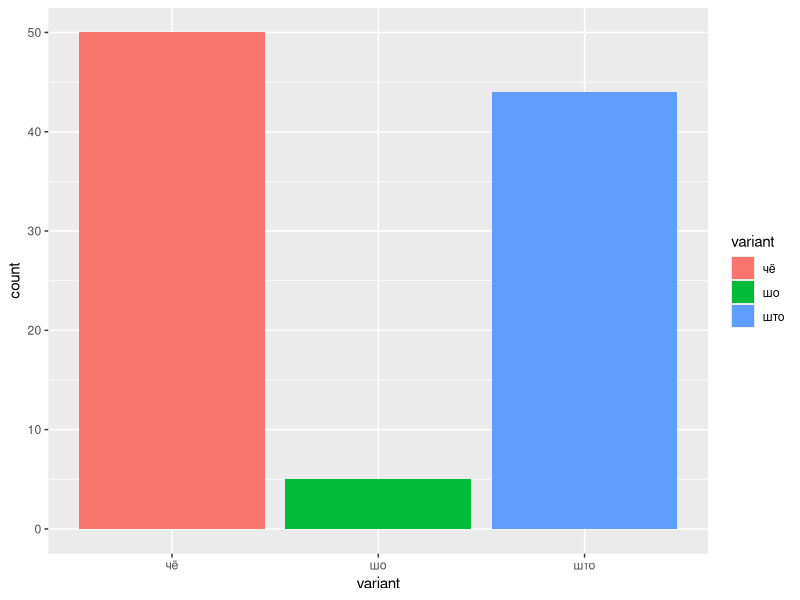
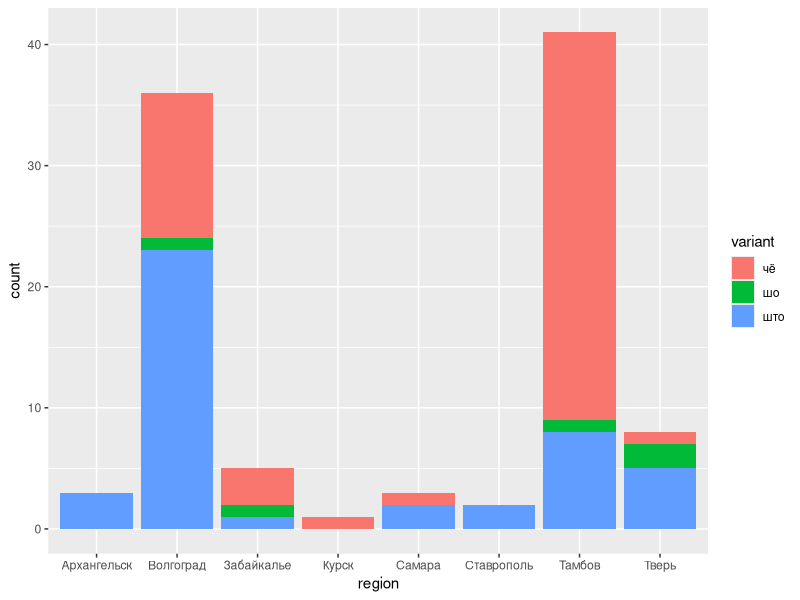
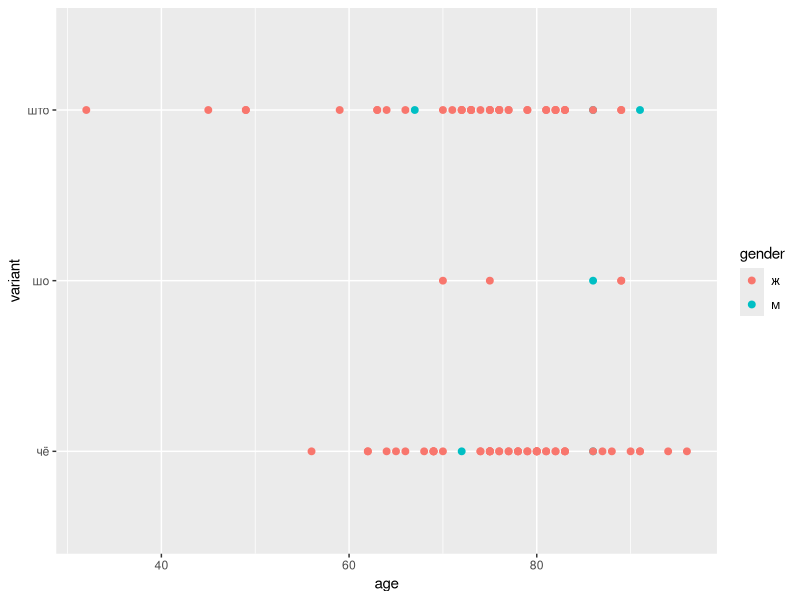
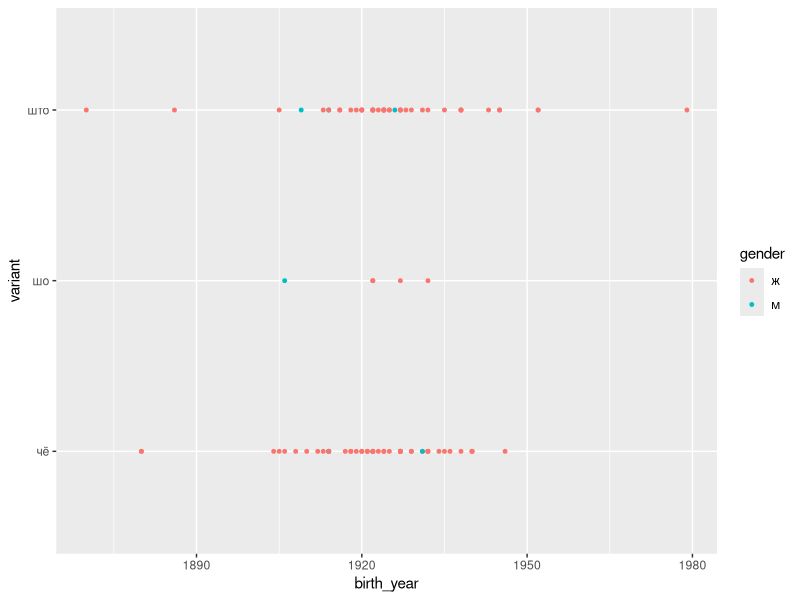
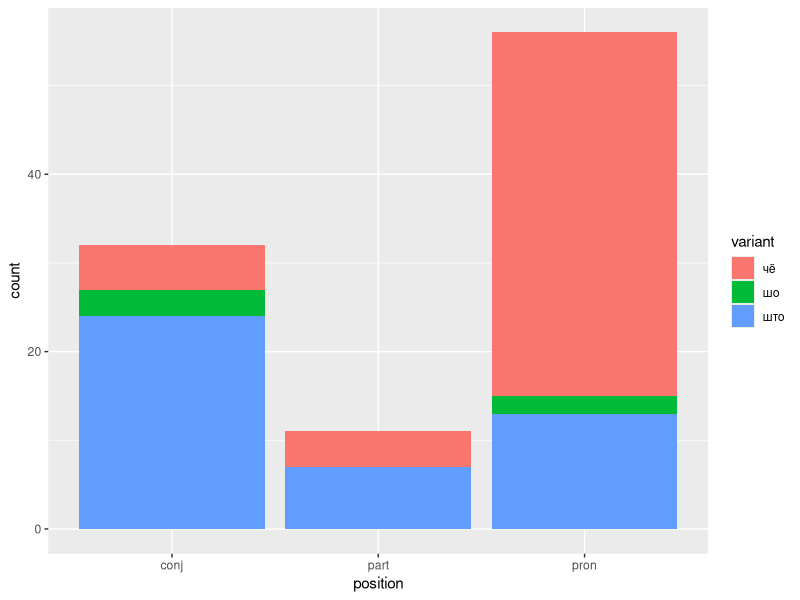
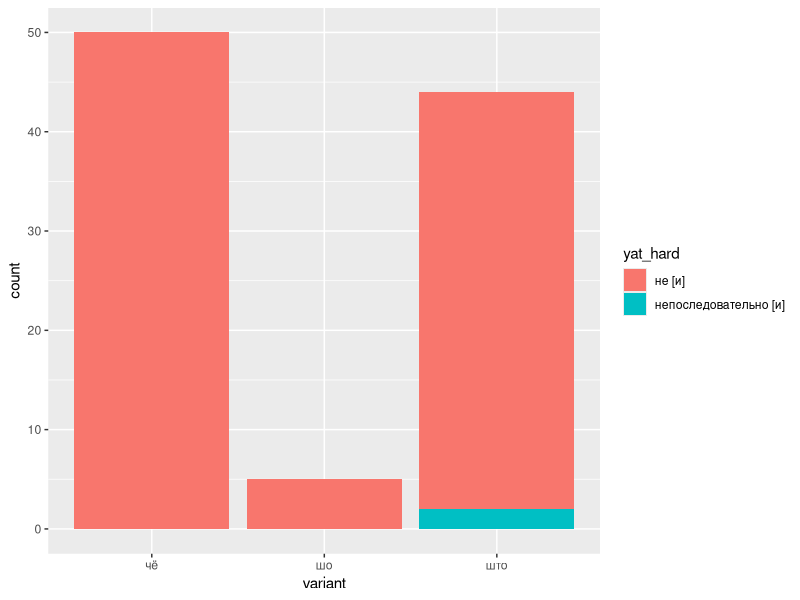
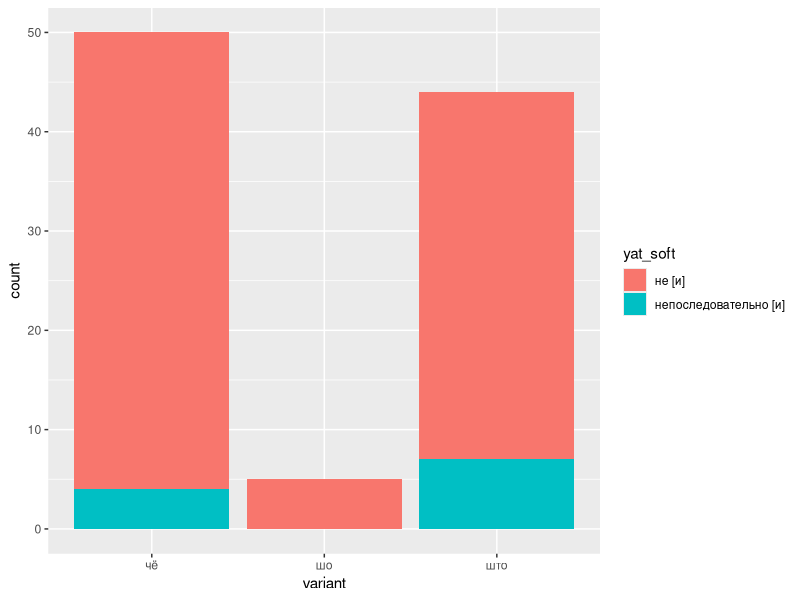
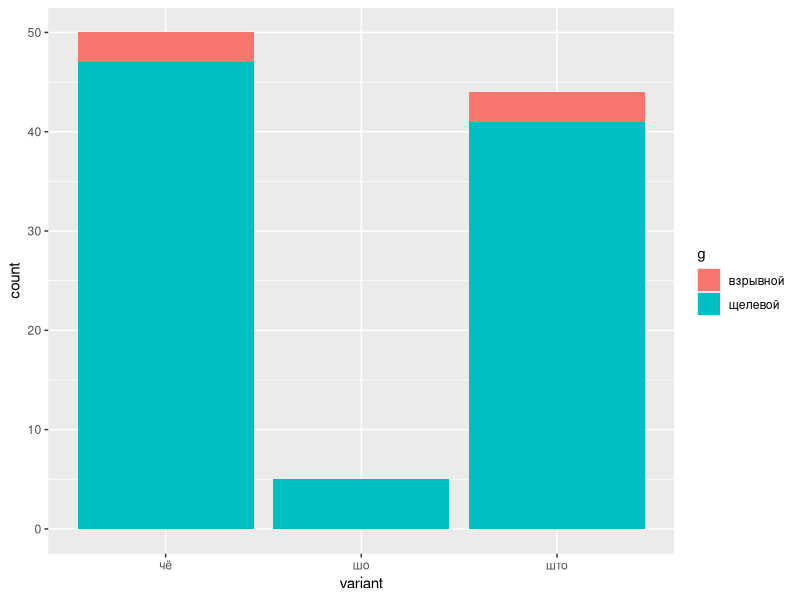

Generate these figures, in order, with R: (Note: this script raises an error after producing the figures.)
## ---- chunk 1
Sys.setlocale("LC_ALL", "ru_RU.UTF-8")
library(tidyverse)
cho <- read.csv("./cho_dataset.csv", sep = ";")
summary(cho)
## ---- chunk 2
cho %>%
  ggplot(aes(variant, fill = variant)) +
  geom_bar()
## ---- chunk 3
cho %>%
  ggplot(aes(region, fill = variant)) +
  geom_bar()
## ---- chunk 4
cho %>%
  ggplot(aes(age, variant, colour = gender)) +
  geom_point(size = 2)
## ---- chunk 5
cho %>%
  ggplot(aes(birth_year, variant, colour = gender)) +
  geom_point(size = 1)
## ---- chunk 6
cho %>%
  ggplot(aes(position, fill = variant)) +
  geom_bar()
## ---- chunk 7
cho %>%
  ggplot(aes(variant, fill = yat_hard)) +
  geom_bar()
cho %>%
  ggplot(aes(variant, fill = yat_soft)) +
  geom_bar()
cho %>%
  ggplot(aes(variant, fill = g)) +
  geom_bar()
cho %>%
  ggplot(aes(variant, fill = ts)) +
  geom_bar()
cho %>%
  ggplot(aes(variant, fill = ch)) +
  geom_bar()
## ---- chunk 8
library(party)
cho$region_num <- as.factor(cho$region_num)
set.seed(123) 
train <- 1:68
train.cho <- cho[train,]
test.cho <- cho[-train,]
tr <- cforest(variant~region_num + gender + age + birth_year + position + yat_hard + yat_soft + vocalism + g + ts + ch, data = train.cho,
           controls = cforest_unbiased(ntree=1000, mtry=3))
varimp(tr)
## ---- chunk 9
test_answers <- test.cho$variant
tr <- cforest(variant~region_num + age + position, data = train.cho,
           controls = cforest_unbiased(ntree=1000, mtry=3))
predictions <- predict(tr, newdata=test.cho)
results <- test_answers == predictions
results
results_true <- results[results == TRUE]
accuracy  <- length(results_true) / length(test_answers)
accuracy
## ---- chunk 10
cho <- read.csv("./cho_dataset.csv", sep = ";")
cho <- cho[-c(34, 35, 36, 86, 87),]
train <- 1:65
train.cho <- cho[train,]
test.cho <- cho[-train,]
test_answers <- test.cho$variant
tr <- cforest(variant~region_num + age + position, data = train.cho,
           controls = cforest_unbiased(ntree=1000, mtry=3))
predictions <- predict(tr, newdata=test.cho)
results <- test_answers == predictions
results
results_true <- results[results == TRUE]
accuracy  <- length(results_true) / length(test_answers)
accuracy
## ---- chunk 11
cho <- read.csv("./cho_dataset.csv", sep = ";")
cho <- cho[-c(34, 35, 36, 49, 50, 63, 86, 87),]
train <- 1:62
train.cho <- cho[train,]
test.cho <- cho[-train,]
test_answers <- test.cho$variant
tr <- cforest(variant~region_num + age + position, data = train.cho,
           controls = cforest_unbiased(ntree=1000, mtry=3))
predictions <- predict(tr, newdata=test.cho)
results <- test_answers == predictions
results
results_true <- results[results == TRUE]
accuracy  <- length(results_true) / length(test_answers)
accuracy
## ---- chunk 12
library(class)
cho <- read.csv("./cho_dataset.csv", sep = ";")
myvars <- c("variant_num", "region_num", "gender_num", "age", "birth_year", "position", "yat_hard_num", "yat_soft_num", "vocalism_num", "g_num", "ts", "ch_num")
cho.subset <- cho[myvars]
cho_new <- cho.subset
cho$variant_num <- as.factor(cho$variant_num)
cho_new$gender_num <- scale(cho_new$gender_num)
cho_new$age <- scale(cho_new$age)
cho_new$birth_year <- scale(cho_new$birth_year)
cho_new$yat_hard_num <- scale(cho_new$yat_hard_num)
cho_new$yat_soft_num <- scale(cho_new$yat_soft_num)
cho_new$vocalism_num <- scale(cho_new$vocalism_num)
cho_new$g_num <- scale(cho_new$g_num)
cho_new$ch_num <- scale(cho_new$ch_num)
cho_new$region_num <- as.factor(cho_new$region_num)
region <- model.matrix(~region_num + 0, data=cho_new)
region <- scale(region)
cho_new$position <- as.factor(cho_new$position)
position <- model.matrix(~position + 0, data=cho_new)
position <- scale(position)
cho_new$ts <- as.factor(cho_new$ts)
ts <- model.matrix(~ts + 0, data=cho_new)
ts <- scale(ts)
cho_new$region_num <- NULL
cho_new$position <- NULL
cho_new$ts <- NULL
cho_final <- cbind(cho_new, region)
cho_final <- cbind(cho_final, position)
cho_final <- cbind(cho_final, ts)
head(cho_final)
set.seed(123) 
## ---- chunk 13
train <- 1:68
max <- 0
for (i in 1:511){
  copy_i <- i
  copy_cho <- cho_final
  comb <- vector()
  for (j in 9:2){
    k <- copy_i %% 2
    if (k == 0){
      copy_cho[,j] <- NULL
    } else{
      comb <- c(comb, j)
    }
    copy_i <- copy_i %/% 2
  }
  train.cho <- copy_cho[train,]
  test.cho <- copy_cho[-train,]
  train.var <- copy_cho$variant_num[train]
  knn.2 <-  knn(train.cho, test.cho, train.var, k=2)
  test_answers <- test.cho$variant_num
  results <- test_answers == knn.2
  results_true <- results[results == TRUE]
  accuracy  <- length(results_true) / length(test_answers)
  if (accuracy > max){
    max <- accuracy
    best_comb <- comb
  }
}
print (max)
print (best_comb)

## ---- chunk 14
cho_final[, 21:23] <- NULL
train <- 1:68
max <- 0
for (i in 1:511){
  copy_i <- i
  copy_cho <- cho_final
  comb <- vector()
  for (j in 9:2){
    k <- copy_i %% 2
    if (k == 0){
      copy_cho[,j] <- NULL
    } else{
      comb <- c(comb, j)
    }
    copy_i <- copy_i %/% 2
  }
  train.cho <- copy_cho[train,]
  test.cho <- copy_cho[-train,]
  train.var <- copy_cho$variant_num[train]
  knn.2 <-  knn(train.cho, test.cho, train.var, k=2)
  test_answers <- test.cho$variant_num
  results <- test_answers == knn.2
  results_true <- results[results == TRUE]
  accuracy  <- length(results_true) / length(test_answers)
  if (accuracy > max){
    max <- accuracy
    best_comb <- comb
  }
}
print (max)
print (best_comb)
## ---- chunk 15
notvars <- c("gender_num", "birth_year", "yat_hard_num", "vocalism_num", "g_num", "ts", "ch_num")
cho_final[notvars] <- NULL
train <- 1:68
train.cho <- cho_final[train,]
test.cho <- cho_final[-train,]
train.var <- cho_final$variant_num[train]
knn.1 <-  knn(train.cho, test.cho, train.var, k=1)
results <- test_answers == knn.1
results
results_true <- results[results == TRUE]
accuracy  <- length(results_true) / length(test_answers)
accuracy
## ---- chunk 16
cho_final <- cho_final[-c(34, 35, 36, 86, 87),]
train <- 1:65
train.cho <- cho_final[train,]
test.cho <- cho_final[-train,]
train.var <- cho_final$variant_num[train]
test.var <- cho_final$variant_num[-train]
knn.1 <-  knn(train.cho, test.cho, train.var, k=1)
test_answers <- test.cho$variant_num
results <- test_answers == knn.1
results
results_true <- results[results == TRUE]
accuracy  <- length(results_true) / length(test_answers)
accuracy
## ---- chunk 17
cho_1 <- read.csv('./cho_dataset.csv', header = TRUE, sep=";", stringsAsFactors = FALSE)
cho <- cho_1[-c(34, 35, 36, 63, 86, 87),]

cho_dataset <- function(f) {
  cho <- cho
  
  cho$variant <- as.factor(cho$variant)
  cho$ch <- as.factor(cho$ch)
  cho$position <- as.factor(cho$position)
  
  cho <- cho[,c("variant","ch","position","age","region_num")]
  cho <- cho[complete.cases(cho),]
  
  return(cho)
}

cho <- cho_dataset(cho)


str(cho)
## ---- chunk 18
log_reg <- function(df, size=10) {
  N <- nrow(df)
  size=10
  
  df <- df[sample(N),]
  
  num <- floor(N/size)
  rest <- N - num * size
  ncv <- cumsum(c(rep(size,num), rest))
  
  predictions <- data.frame(variant = df$variant, pred = NA)
  
  for(n in ncv) {
    v <- rep(TRUE, N)
    v[(n-size+1):n] <- FALSE
    
    lr <- glm(variant ~ ., data = df[v,], family = binomial(logit))
    predictions[!v,"pred"] <- predict(lr, newdata=df[!v,], type="response")
  }
  
  return(predictions)
}

predictions <- log_reg(cho, size=10)
str(predictions)
## ---- chunk 19
lr <- glm(variant ~ ., data = cho, family = binomial(logit))

summary(lr)
## ---- chunk 20
exp(lr$coefficients)
## ---- chunk 21
lr_reduced <- glm(variant ~ position + age + region_num , data = cho, family = binomial(logit))

summary(lr_reduced)
## ---- chunk 22
exp(lr_reduced$coefficients)
## ---- chunk 23
anova(lr, lr_reduced, test = 'Chisq')
## ---- chunk 24
library(tidyverse)
plot_pred_type_distribution <- function(df, threshold) {
  v <- rep(NA, nrow(df))
  v <- ifelse(df$pred >= threshold & df$variant == 1, "TP", v)
  v <- ifelse(df$pred >= threshold & df$variant == 0, "FP", v)
  v <- ifelse(df$pred < threshold & df$variant == 1, "FN", v)
  v <- ifelse(df$pred < threshold & df$variant == 0, "TN", v)
  
  df$pred_type <- v
  
  ggplot(data=df, aes(x=variant, y=pred)) + 
    geom_violin(fill=rgb(1,1,1,alpha=0.6), color=NA) +
    geom_jitter(aes(color = variant)) +
    geom_hline(yintercept=threshold, color="red", alpha=0.6) +
    scale_color_discrete(name = "type") +
    labs(title=sprintf("Threshold at %.2f", threshold))
}

plot_pred_type_distribution(predictions, 0.6)
